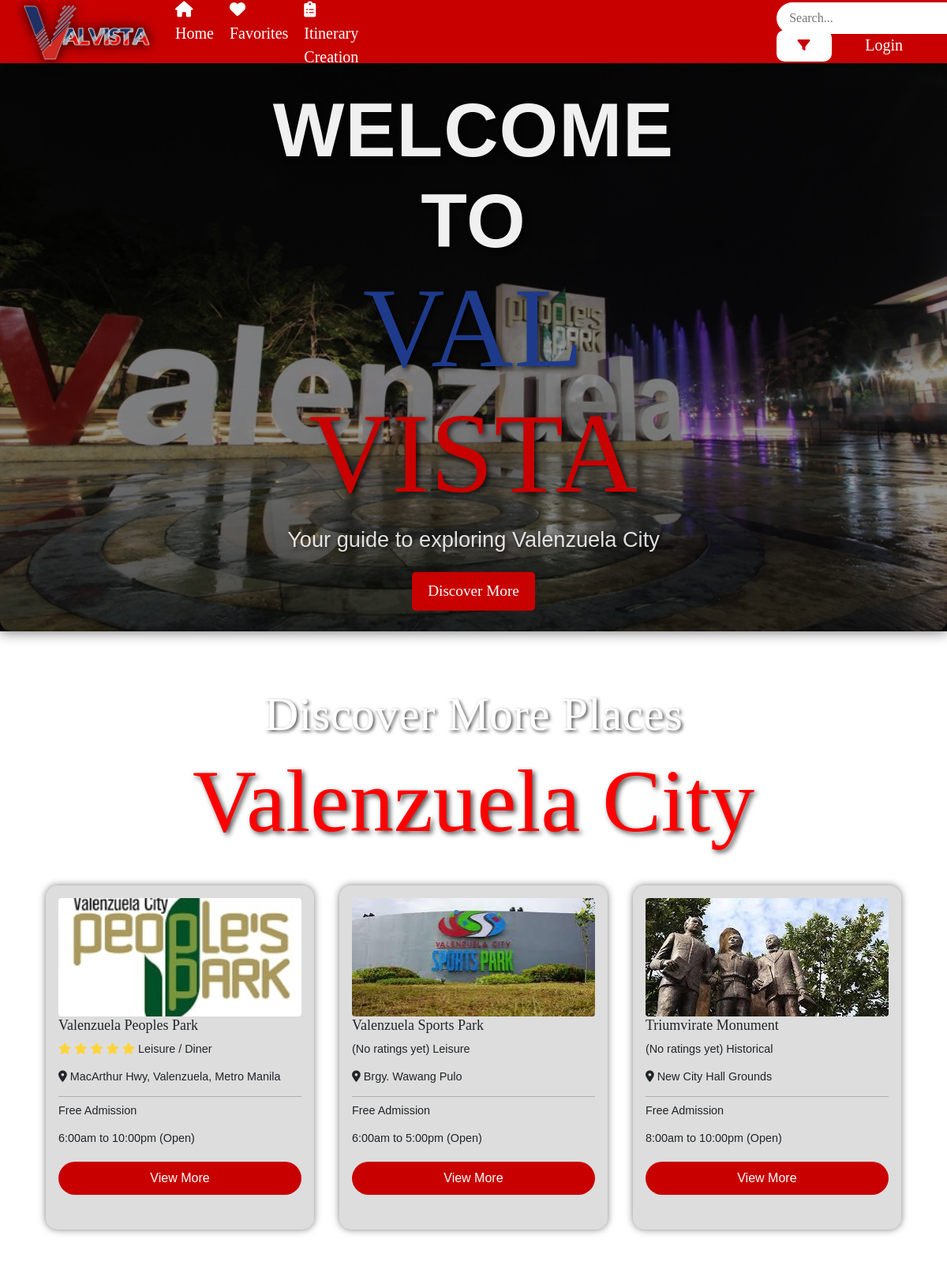
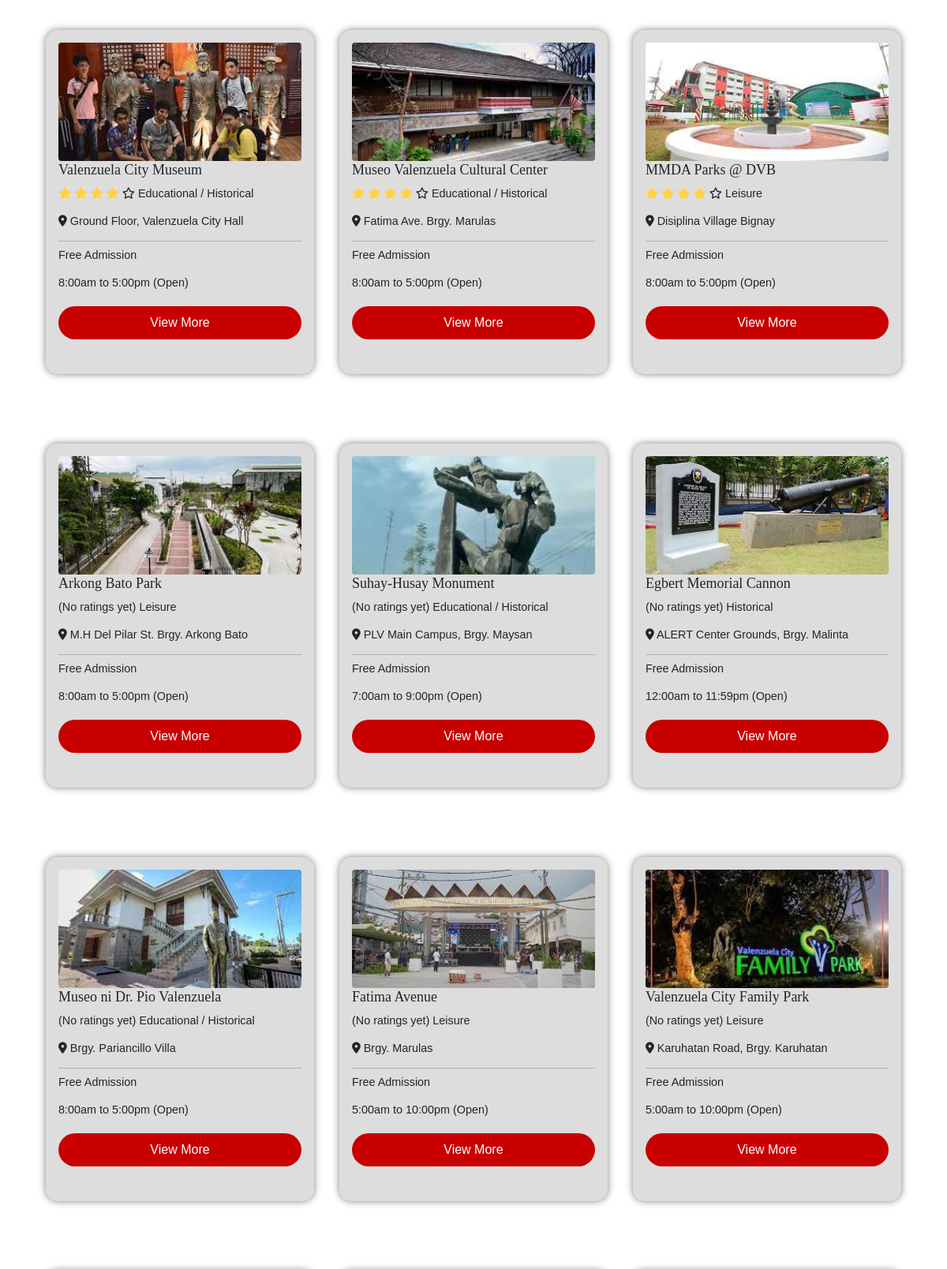
/home/ (upper part), run on the app's committed database (2 pictures, top to bottom).
### website/models.py (models this page shows, shortened)
class Place(models.Model):
        COST_CHOICES = [
        ('0','0'),
        ('1-200','1-200'),
        ('201-500','201-500'),
        ('501+','501+'),
        ]
        STATUS_CHOICES = [
        ('Open','Open'),
        ('Closed','Closed'),
        ('Temporarily Closed','Temporarily Closed'),
        ('For Renovation','For Renovation'),
        ]
        name = models.CharField (max_length=100)
        location = models.CharField (max_length=100)
        description = models.CharField (max_length=1000)
        categories = models.ManyToManyField('Category', related_name='places')
        time = models.CharField (max_length=20)
        timeclose = models.CharField (max_length=20)
        cost = models.CharField(max_length=100, blank=True,null=True,choices= COST_CHOICES)
        photo = models.ManyToManyField(PlaceMedia,related_name='places',blank=True)
        thumbnail = models.ImageField(upload_to="media")
        archived = models.BooleanField(default=False)
        map = models.CharField(max_length=2000,blank=True,null=True)
        promos = models.ImageField(upload_to="media",blank=True,null=True)
        announcement = models.TextField(max_length=5000, blank=True,null=True)
        status = models.CharField(max_length=100, blank=True,null=True,choices= STATUS_CHOICES)
        lat = models.DecimalField(max_digits=30, decimal_places=20, blank=True, null=True)
        lng = models.DecimalField(max_digits=30, decimal_places=20, blank=True, null=True)

class Category(models.Model):
    name = models.CharField(max_length=100, unique=True)

### website/views.py (the view)
# urls.py: path('home/',views.home,name="home"),
def home(request):
    excluded_groups = ['Business', 'Admin']
    if any(request.user.groups.filter(name=group).exists() for group in excluded_groups):
        return redirect('login')
    else:
        context = get_home_context(request.user)
        return render(request, 'home.html', context)

### website/utils.py (called while the page is built)
def get_home_context(user):
    favorite_places = []
    favorite_businesses = []
    places = Place.objects.annotate(
        avg_rating=Avg('ratings__score'),
        rating_count=Count('ratings')
    )
    business = Business.objects.annotate(
        avg_rating=Avg('ratings__score'),
        rating_count=Count('ratings')
    )
    if user.is_authenticated:
        user_favorites = Favorite.objects.filter(user=user)
        favorite_places = user_favorites.filter(place__isnull=False).values_list('place_id', flat=True)
        favorite_businesses = user_favorites.filter(business__isnull=False).values_list('business_id', flat=True)
    context = {
        'all_admin': places,
        'all_business': business,
        'favorite_places': favorite_places,
        'favorite_businesses': favorite_businesses,
    }
    return context

### website/templates/home.html (shortened to what this page needs)
<!DOCTYPE html>
<html lang="en">
<head>
    <link rel="stylesheet" href="https://cdnjs.cloudflare.com/ajax/libs/font-awesome/6.5.1/css/all.min.css">
    <link rel="stylesheet" href="https://cdnjs.cloudflare.com/ajax/libs/font-awesome/4.7.0/css/font-awesome.min.css">
    <link rel="stylesheet" href="https://cdnjs.cloudflare.com/ajax/libs/font-awesome/6.0.0-beta3/css/all.min.css">
    <link href="https://cdn.jsdelivr.net/npm/bootstrap@5.0.2/dist/css/bootstrap.min.css" rel="stylesheet"
>
    {% load static %}
    <link rel="stylesheet" href="{% static 'homies.css' %}">
</head>
    <nav>
        <div class="logo">
            <a style="margin-right: 50px;" href="{%url 'home' %}"><img class="logo"src ="..\media\media\valvista logo.png" alt="logo"></a>
        </div>
            <ul class="nav-links">
            <li><a href="{%url 'home' %}"><i class="fa-solid fa-house"></i> Home</a></li>
            {% if user.is_authenticated%}
            <li><a href="{%url 'favorite_list' %}"><i class="fa-solid fa-heart"></i> Favorites</a></li>
            {%else%}
            <li><a href="{%url 'login' %}"><i class="fa-solid fa-heart"></i> Favorites</a></li>
            {%endif%}
			{% if user.is_authenticated%}
            <li><a href="{%url 'itinerary' %}"><i class="fa-solid fa-clipboard-list"></i> Itinerary Creation</a></li>
			{%else%}
            <li><a href="{%url 'login' %}"><i class="fa-solid fa-clipboard-list"></i> Itinerary Creation</a></li>
            {%endif%}
        </ul>
        {% if user.is_authenticated%}
        <div class="search-container">
            <div class="search-bar">
                <input id="searchInput" type="text" placeholder="Search..." oninput="performSearch()">
                <button id="filterbut" class="btn"><i class="fa-solid fa-filter"></i></button>
            </div>
        </div>
        {%else%}
        <div style="margin-left: 500px;" class="search-container">
            <div class="search-bar">
                <input id="searchInput" type="text" placeholder="Search..." oninput="performSearch()">
                <button id="filterbut" class="btn"><i class="fa-solid fa-filter"></i></button>
            </div>
        </div>
        {%endif%}
            <ul class="nav-links ul-user">
            {% if user.is_authenticated%}
            <li class="no-hover"><a style="color: white;"><i class="fa-solid fa-user"></i> Welcome, <strong> {{request.user}}!</strong></a></li>
            <li><a href="{%url 'logout' %}"><i class="fa-solid fa-right-to-bracket"></i> Logout</a></li>
            {%else%}
            <li><a style="margin-left: 20px;" href="{%url 'login' %}"><i class="fa-solid fa-right-to-bracket"></i> Login</a></li>
            {%endif%}
        </ul>
    </nav>
<body>
<div class="slider">
    <div class="carousel-text">
        <h1>Welcome to </h1>
        <h2><span class="valvista">VAL</span> <span class="valsit">VISTA</span></h2>
        <p>Your guide to exploring Valenzuela City</p>
        <button id="discover-more" class="discover-button">Discover More</button>
    </div>
    <div class="carousel">
        <div class="list">
            <div class="item active">
                <img style="object-fit: cover;" src="../media/media/valvistabg.jpeg" alt="Promo Image 1">
            </div>
        </div>
    </div>
    <div class="overlay"></div>
</div>
<div class="container my-5" id="resultsContainer">
    <div class="anicontainer">
        <h2 class="animated-title top-title">Discover More Places</h2>
        <h3 class="animated-title bottom-title">Valenzuela City</h3>
    </div>
    <div class="row">
        {% for item in all_admin %}
            {% if not item.archived %}
                <div class="col-md-4 mb-4">
                    <div class="jumbotron animated" data-activities="{% for category in item.categories.all %}{{ category.name }}{% if not forloop.last %},{% endif %} {% endfor %}" data-budget="{{ item.cost }}" data-time="{{ item.time }}">
                        <div class="position-relative">
                            <img src="{{item.thumbnail.url}}" class="img-fluid rounded" alt="{{item.name}}" style="object-fit: cover; height: 220px;">
                            <h2 class="display-4 text-dark">{{item.name}}</h2>
                            <p class="lead text-dark"> {% if item.avg_rating %}
                                {% for i in "12345" %}
                                    {% if i <= item.avg_rating|floatformat:0 %}
                                    <i class="fa-solid fa-star" style="color: #FFD43B;"></i>
                                        {%else%}
                                        <i class="fa-regular fa-star"></i>
                                    {% endif %}
                                {% endfor %}
                            {% else %}
                                (No ratings yet)
                            {% endif %}
                                {% for category in item.categories.all %}
                                {{ category.name }}{% if not forloop.last %} /{% endif %}
                                {% endfor %}
                            </p>
                            <p class="lead text-dark"><i class="fa-duotone fa-solid fa-location-dot"></i> {{item.location}}</p>
                            <hr class="bg-dark mb-2">
                            <p class="lead text-dark">
                                {% if item.cost == '0' %}
                                    Free Admission
                                {% else %}
                                    {{ item.cost }}
                                {% endif %}
                            </p>
                            <p class="lead text-dark">{{item.time}} to {{item.timeclose}} ({{item.status}})  <button class="btn btn-lg view-more-btn" onclick="redirectToPlace('{{ item.pk }}')">View More</button></p>
                        </div>
                    </div>
                </div>
            {% endif %}
        {% endfor %}
    </div>
</div>

### data on the page
Place: thumbnail (picture), name "Valenzuela Peoples Park", archived False (drawn), location "MacArthur Hwy, Valenzuela, Metro Manila", cost "Free Admission", time "6:00am", timeclose "10:00pm", status "Open"
Category: name "Leisure"
Category: name "Diner"
Place: thumbnail (picture), name "Valenzuela Sports Park", shows "(No ratings yet)", location "Brgy. Wawang Pulo", cost "Free Admission", time "6:00am", timeclose "5:00pm", status "Open"
Place: thumbnail (picture), name "Triumvirate Monument", shows "(No ratings yet)", location "New City Hall Grounds", cost "Free Admission", time "8:00am", timeclose "10:00pm", status "Open"
Category: name "Historical"
Place: thumbnail (picture), name "Valenzuela City Museum", archived False (drawn), location "Ground Floor, Valenzuela City Hall", cost "Free Admission", time "8:00am", timeclose "5:00pm", status "Open"
Category: name "Educational"
Place: thumbnail (picture), name "Museo Valenzuela Cultural Center", archived False (drawn), location "Fatima Ave. Brgy. Marulas", cost "Free Admission", time "8:00am", timeclose "5:00pm", status "Open"
Place: thumbnail (picture), name "MMDA Parks @ DVB", archived False (drawn), location "Disiplina Village Bignay", cost "Free Admission", time "8:00am", timeclose "5:00pm", status "Open"
Place: thumbnail (picture), name "Arkong Bato Park", shows "(No ratings yet)", location "M.H Del Pilar St. Brgy. Arkong Bato", cost "Free Admission", time "8:00am", timeclose "5:00pm", status "Open"
Place: thumbnail (picture), name "Suhay-Husay Monument", shows "(No ratings yet)", location "PLV Main Campus, Brgy. Maysan", cost "Free Admission", time "7:00am", timeclose "9:00pm", status "Open"
Place: thumbnail (picture), name "Egbert Memorial Cannon", shows "(No ratings yet)", location "ALERT Center Grounds, Brgy. Malinta", cost "Free Admission", time "12:00am", timeclose "11:59pm", status "Open"
Place: thumbnail (picture), name "Museo ni Dr. Pio Valenzuela", shows "(No ratings yet)", location "Brgy. Pariancillo Villa", cost "Free Admission", time "8:00am", timeclose "5:00pm", status "Open"
Place: thumbnail (picture), name "Fatima Avenue", shows "(No ratings yet)", location "Brgy. Marulas", cost "Free Admission", time "5:00am", timeclose "10:00pm", status "Open"
Place: thumbnail (picture), name "Valenzuela City Family Park", shows "(No ratings yet)", location "Karuhatan Road, Brgy. Karuhatan", cost "Free Admission", time "5:00am", timeclose "10:00pm", status "Open"
